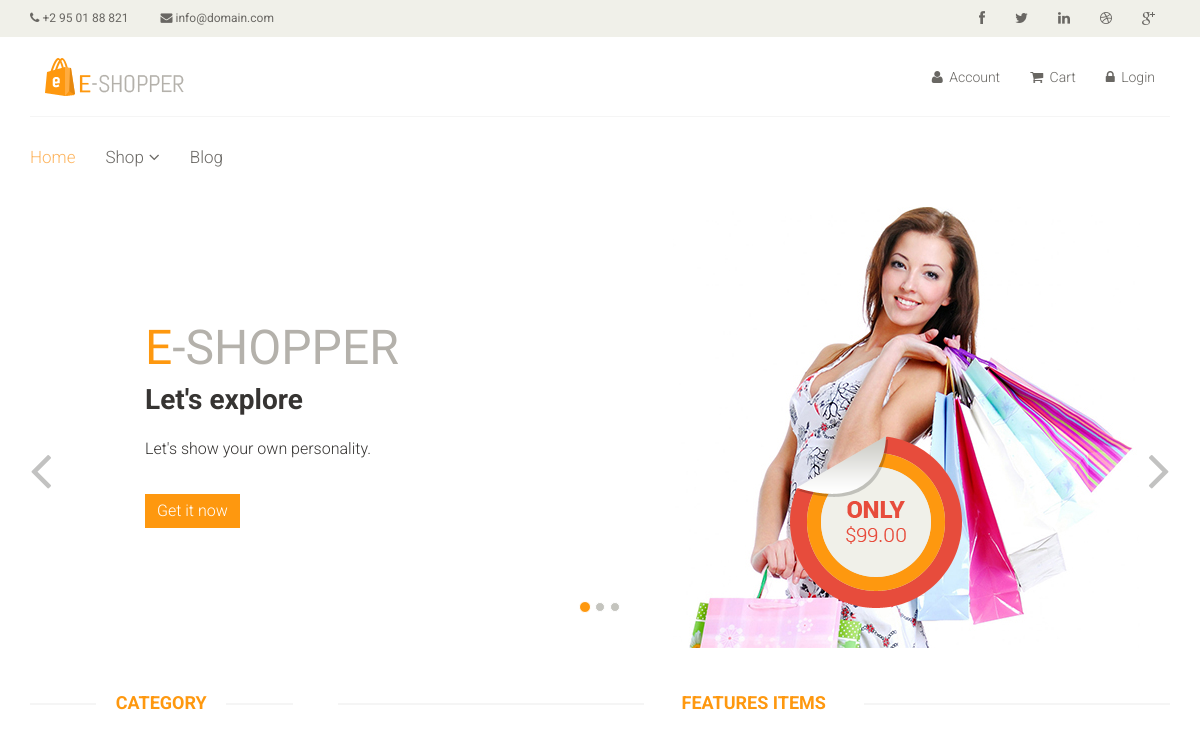
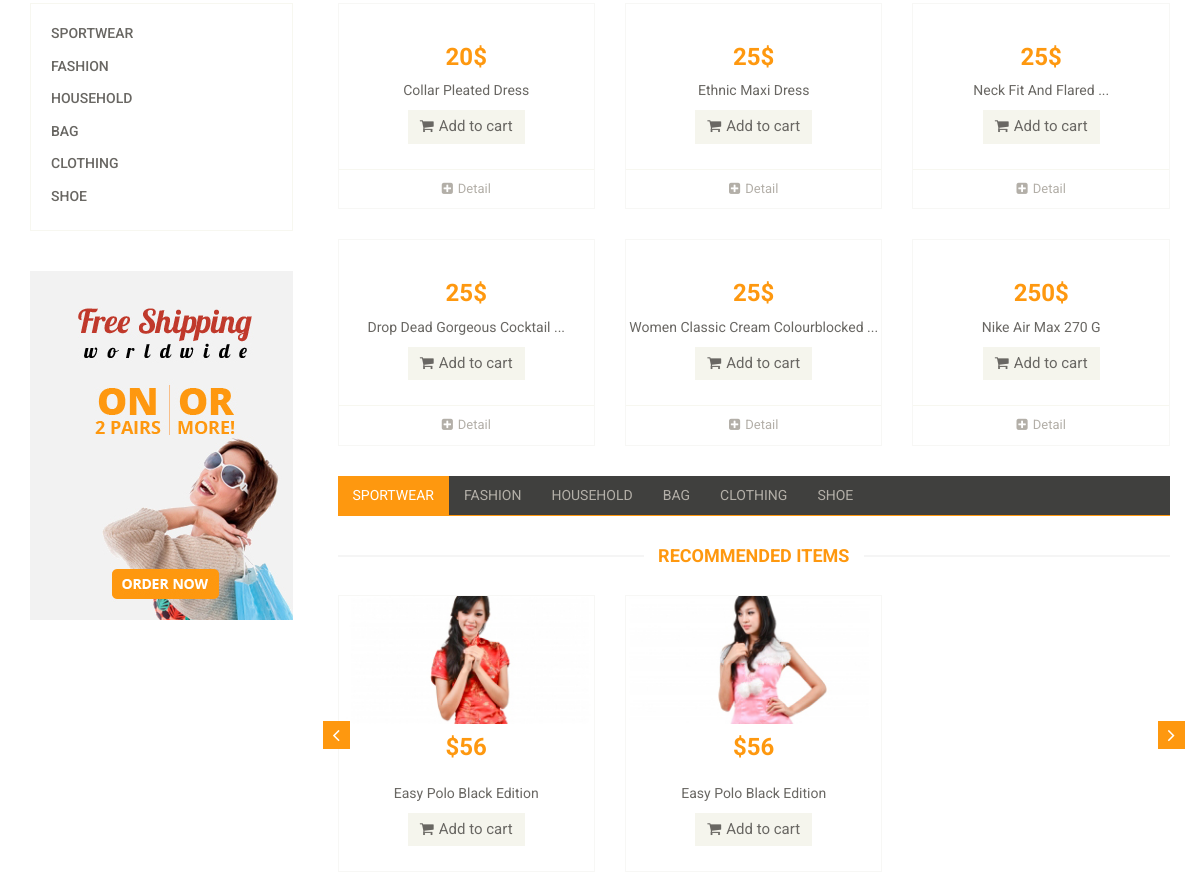
Before: / (upper part) with the older database file (2 pictures, top to bottom).
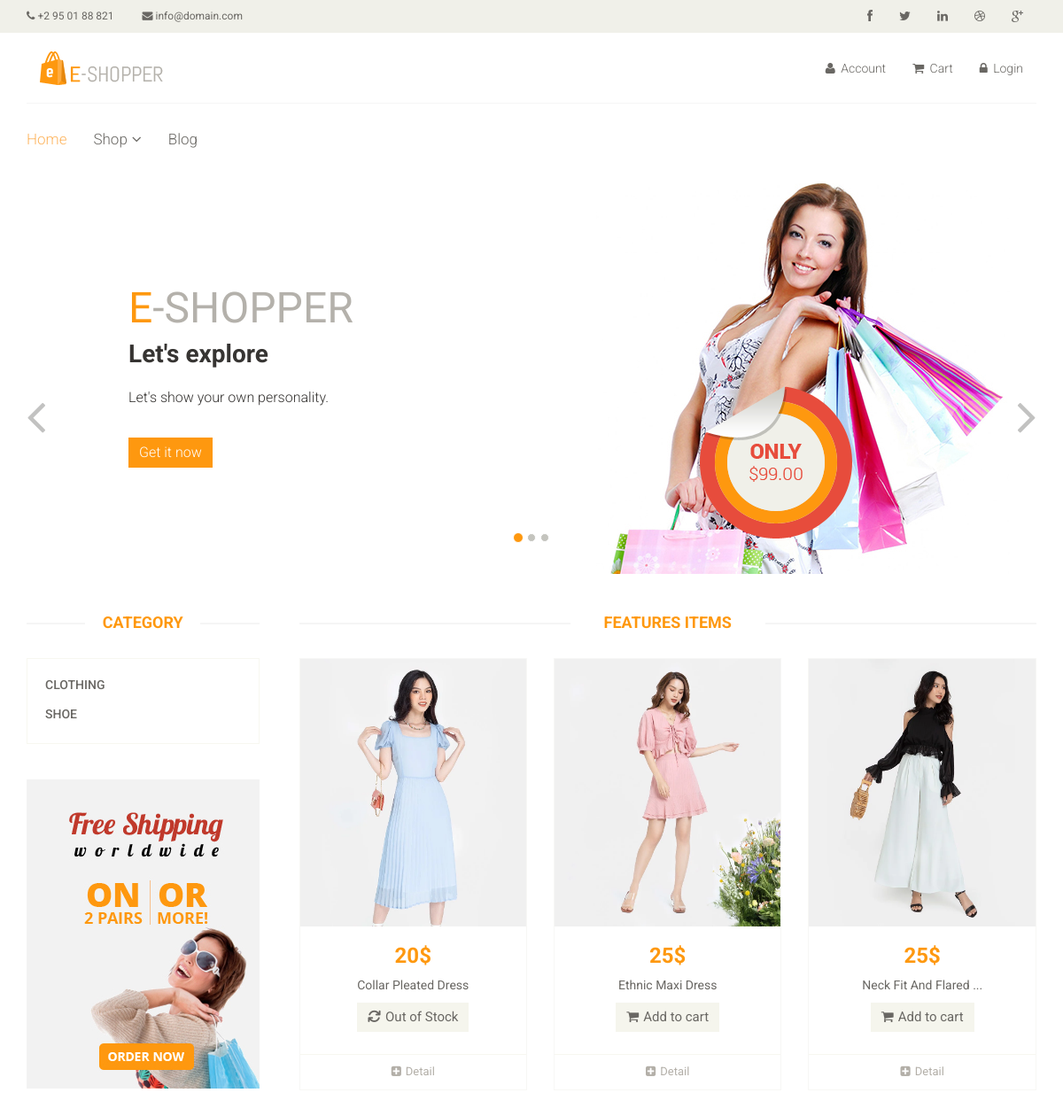
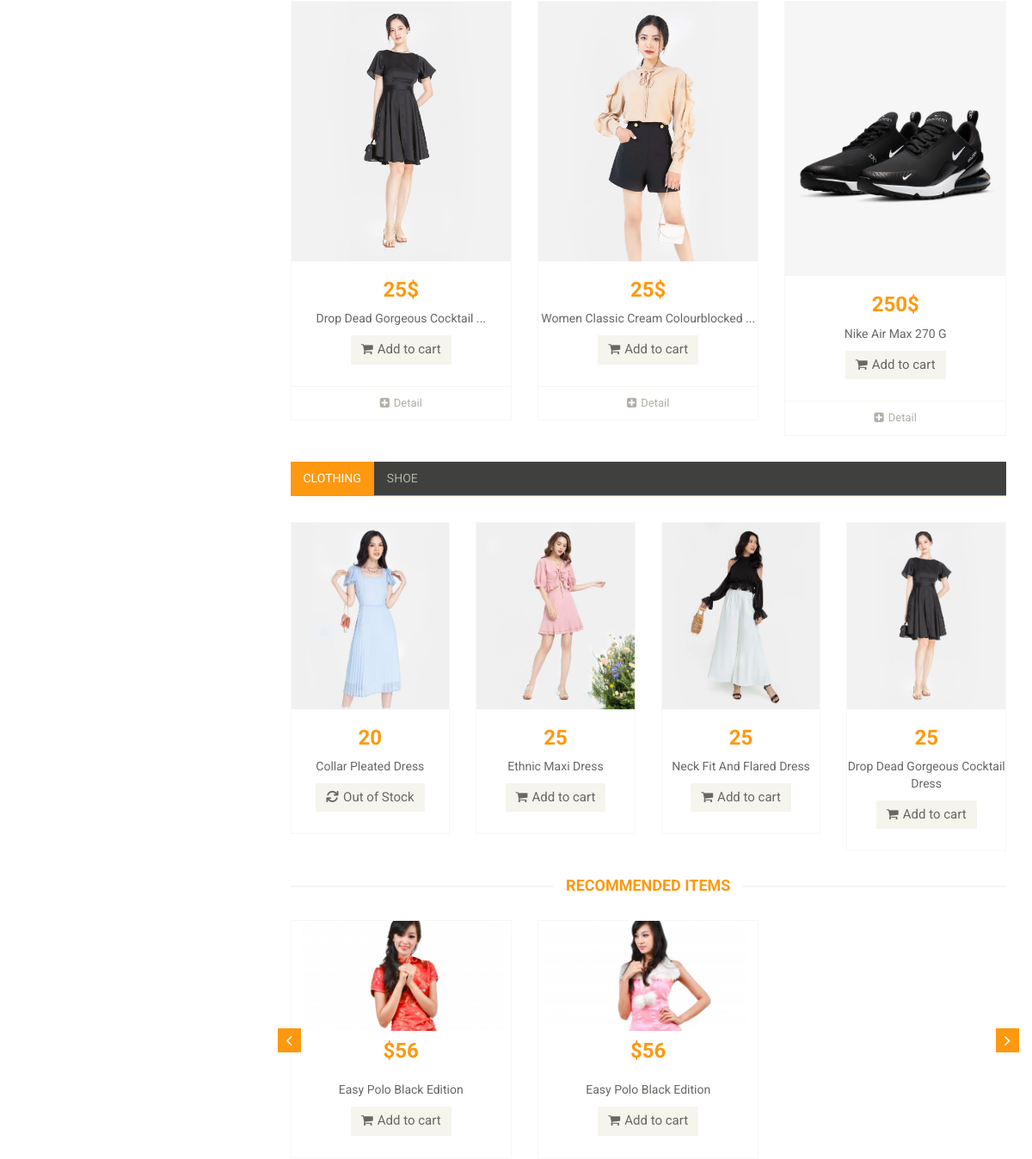
After: the same page with the newer database file (2 pictures, top to bottom).
### tables this page shows
CREATE TABLE `categories` (
  `id` int(11) NOT NULL,
  `name` varchar(255) NOT NULL
);

CREATE TABLE `clothes` (
  `id` int(11) NOT NULL,
  `status` enum('hide','active','delete') DEFAULT NULL,
  `img` varchar(255) DEFAULT NULL,
  `title` varchar(255) DEFAULT NULL,
  `description` varchar(255) DEFAULT NULL,
  `category` int(11) NOT NULL,
  `sex` enum('men','women','kid','unisex') DEFAULT NULL,
  `price` float DEFAULT NULL,
  `quantity` int(11) DEFAULT NULL
);

### include/category-tab.php (the view, shortened to what this page needs)
<?php
$query = "select * from categories where 1";
$result = mysqli_query($con, $query);
$tab_menu = '';
$tab_content = '';
$i = 0;
while ($row = mysqli_fetch_array($result)) {
    if ($i == 0) {
        $tab_menu .= '<li class="active"><a href="#' . $row["id"] . '" data-toggle="tab">' . $row["name"] . '</a></li>';
        $tab_content .= '<div id="' . $row["id"] . '" class="tab-pane fade active in">';
    } else {
        $tab_menu .= '<li><a href="#' . $row["id"] . '" data-toggle="tab">' . $row["name"] . '</a></li>';
        $tab_content .= '<div id="' . $row["id"] . '" class="tab-pane fade">';
    }
    $product_query = "select * from clothes where clothes.category = '" . $row["id"] . "'";
    $product_result = mysqli_query($con, $product_query);
    while ($sub_row = mysqli_fetch_array($product_result)) {
        if ($sub_row[0] == 5) {
            break;
        }
        $num_item_on_cart=0;
        if($sub_row['quantity'] >0){
            $tab_content .= '
            <div class="col-sm-3">
                <div class="product-image-wrapper">
                    <div class="single-products">
                        <div class="productinfo text-center">
                        <a href="?quanly=product&id='.$sub_row['id'].'"><img src="' . $sub_row["img"] . '" alt="" /></a>
                            <h2>' . $sub_row["price"] . '</h2>
                            <p>' . $sub_row["title"] . '</p>
                            <button id="add-to-cart" class="btn btn-default add-to-cart"  product-id="' . $sub_row['id'] . '" remain-quantity="' . $sub_row['quantity'] . '" num-item-on-cart="' . $num_item_on_cart . '">
									<i class="fa fa-shopping-cart"></i>Add to cart</button>
                        </div>
                    </div>
                </div>
        </div>';
        }
        else{
            $tab_content .= '
            <div class="col-sm-3">
                <div class="product-image-wrapper">
                    <div class="single-products">
                        <div class="productinfo text-center">
                            <a href="?quanly=product&id='.$sub_row['id'].'"><img src="' . $sub_row["img"] . '" alt="" /></a>
                            <h2>' . $sub_row['price'] . '</h2>
                            <p>' . $sub_row["title"] . '</p>
                            <button class="btn btn-default add-to-cart"><i class="fa-solid fa-sync fa-spin"></i>Out of Stock</button>
                        </div>
                    </div>
                </div>
        </div>';
        }
    }
    $tab_content .= '</div>';
    $i++;
}
?>
<div class="col-sm-12">
    <ul class="nav nav-tabs">
        <?= $tab_menu ?>
    </ul>
</div>
<div class="tab-content">
    <?= $tab_content ?>
</div>

### include/category-sidebar.php (shortened to what this page needs)
<div class="col-sm-3">
					<div class="left-sidebar">
						<h2>Category</h2>
						<div class="panel-group category-products" id="accordian">
						<?php
	$query = "select * from categories where 1";
	$result = mysqli_query($con, $query);
	while($row = mysqli_fetch_array($result)){
		$name=$row["name"];
	?>
		<div class="panel panel-default">
			<div class="panel-heading">
				<h4 class="panel-title"><a class="cate" id="<?=$name?>"	href="?quanly=product&category=<?=$name?>"><?= $name; ?></a></h4>
			</div>
		</div>
<?php }	?>
</div>
	<div class="shipping text-center">
		<img src="images/home/shipping.jpg" alt="" />
	</div>
</div>
</div>

### include/get-features-items.php (shortened to what this page needs)
<?php
$query = "select * from clothes where clothes.status='active'";
$result = mysqli_query($con, $query);
$maxitem = 6;
$num_item_on_cart = 0;
while ($row = mysqli_fetch_array($result)) {
	if ($row[0] == $maxitem + 1) {
		break;
	}
	$title = $row["title"];
	$price = $row["price"];
	$img = $row["img"];
	$id = $row['id'];
	$remain_quantity = $row['quantity'];
?>
	<div class="col-sm-4">
		<div class="product-image-wrapper">
			<div class="single-products">
				<div class="productinfo text-center">
					<img src="<?= $img; ?>" alt="" />
					<h2><?= $price; ?>$</h2>
					<p><?php if (str_word_count($title) > 4) {
							$piece = explode(" ", $title);
							$title = implode(" ", array_splice($piece, 0, 4));
							echo "$title ...";
						} else echo $title; ?></p>
					<?php
								if ($remain_quantity > 0) {
									echo "<button id='add-to-cart' class='btn btn-default add-to-cart'  product-id='".$id."' remain-quantity='". $remain_quantity."' num-item-on-cart='". $num_item_on_cart."'>
									<i class='fa fa-shopping-cart'></i>Add to cart</button>";
								} else {
									echo "<button class='btn btn-default add-to-cart'><i class='fa-solid fa-sync fa-spin'></i>Out of Stock</button>";
								}
								?>
				</div>
				<div class="product-overlay">
					<div class="overlay-content">
					</div>
				</div>
			</div>
			<div class="choose">
				<ul class="nav nav-pills nav-justified">
					<li><a href="?quanly=product&id=<?php echo $id ?>"><i class="fa fa-plus-square"></i>Detail</a></li>
				</ul>
			</div>
		</div>
	</div>
<?php }	?>

Changed rows visible on the page:
removed categories: name "SPORTWEAR"
removed categories: name "FASHION"
removed categories: name "HOUSEHOLD"
removed categories: name "BAG"
shown differently, row unchanged: categories "CLOTHING": name "CLOTHING" → (not shown)
now on one of the page's lists (row edited): clothes: price "20", title "Collar Pleated Dress"
changed clothes "Collar Pleated Dress": img: picture added; quantity "Add to cart" → "Out of Stock"
now on one of the page's lists (row edited): clothes: price "25", title "Ethnic Maxi Dress"
changed clothes "Ethnic Maxi Dress": img: picture added
now on one of the page's lists (row edited): clothes: price "25", title "Neck Fit And Flared Dress"
changed clothes: img: picture added
now on one of the page's lists (row edited): clothes: price "25", title "Drop Dead Gorgeous Cocktail Dress"
changed clothes: img: picture added
changed clothes (number 5 of 6 on the later page): img: picture added
changed clothes "Nike Air Max 270 G": img: picture added
Other visible differences:
$row["name"]: "SPORTWEAR" → "CLOTHING"
